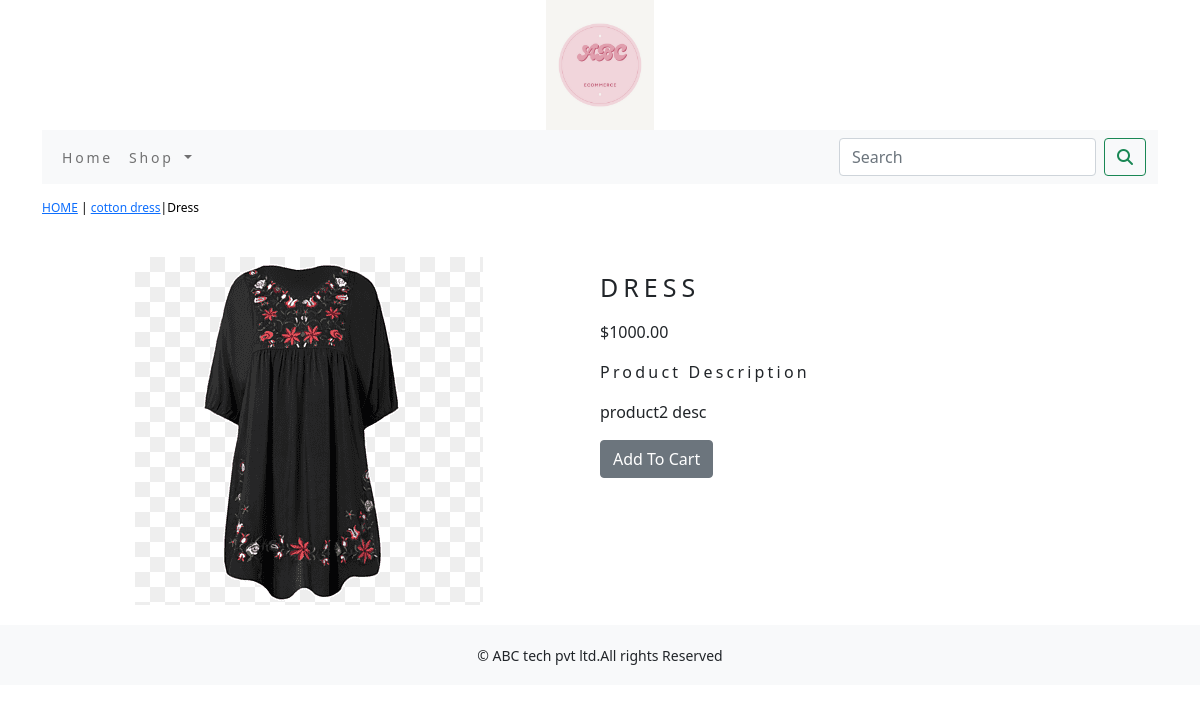
Screenshot of /shop/cotton-dress/product2/ with the database file from the repository.
### shop/models.py (models this page shows, shortened)
class Product(models.Model):
    name=models.CharField(max_length=250,unique=True)
    slug=models.SlugField(max_length=250,unique=True)
    description=models.TextField(blank=True)
    price=models.DecimalField(max_digits=10,decimal_places=2)
    category=models.ForeignKey(Category,on_delete=models.CASCADE)
    image = models.ImageField(upload_to='product', blank=True)
    stock=models.IntegerField()
    available=models.BooleanField(default=True)
    created=models.DateTimeField(auto_now_add=True)
    updated=models.DateTimeField(auto_now=True)
    class Meta:
        ordering=('name',)
        verbose_name='product'
        verbose_name_plural='products'

class Category(models.Model):
    name=models.CharField(max_length=250,unique=True)
    slug=models.SlugField(max_length=250,unique=True)
    description=models.TextField(blank=True)
    image=models.ImageField(upload_to='category',blank=True)
    class Meta:
        ordering=('name',)
        verbose_name='category'
        verbose_name_plural='categories'
    def get_url(self):
        return reverse('shop:products_by_category',args=[self.slug])
    def __str__(self):
        return '{}'.format(self.name)

### shop/views.py (the view)
# urls.py: path('<slug:c_slug>/<slug:product_slug>/',views.proDetail,name='prodCatdetail')
def proDetail(request,c_slug,product_slug):
    try:
        product=Product.objects.get(category__slug=c_slug,slug=product_slug)
    except Exception as e:
        raise e
    return render(request,'product.html',{'product':product})

### cart/context_processors.py (called while the page is built)
def counter(request):
    item_count=0
    if 'admin' in request.path:
        return {}
    else:
        try:
            cart=Cart.objects.filter(cart_id=_cart_id(request))
            car_items=CartItem.objects.all().filter(cart=cart[:1])
            for cart_items in car_items:
                item_count += cart_items.quantity
        except Cart.DoesNotExist:
            item_count =0
    return dict(item_count=item_count)

### cart/views.py (called while the page is built)
def _cart_id(request):
    cart=request.session.session_key
    if not cart:
        cart=request.session.create()
    return cart

### shop/context_processors.py (called while the page is built)
def menu_links(request):
    links=Category.objects.all()
    return dict(links=links)

### templates/product.html (shortened to what this page needs)
{% extends 'base.html' %}
{% load static %}
{% block content %}
<div class="row my_prod_row_class">
    <div class="mx_auto">
        <p><a href="{% url 'shop:allProdCat' %}">HOME</a> | <a href="{{product.category.get_url}}">{{product.category}}</a>|{{product.name}} </p>
    </div>
    <div class="container">
</div>
<br>
<div class="row">
    <div class="col-12 col-sm-12 col-md-12 col-lg-6 text-center">
        <div style="min-width:18rem">
            <img src="{{product.image.url}}" alt="{{product.name}}">
        </div>
    </div>
        <div class="col-12 col-sm-12 col-md-12 col-lg-6 ">
            <div>
            <h1 class="my_prod_title">{{product.name}}</h1>
            <p>${{product.price}}</p>
            <p class="my_title">Product Description</p>
            <p class="text-justify my_prod_text">{{product.description}}</p>
            {% if product.stock <= 0 %}
            <p class="text-justify my_prod_text"><b> OUT OF STOCK</b></p>
            {% else %}
            <a class="btn btn-secondary" href="{% url 'cart:add_cart' product.id %}">Add To Cart</a>
            {% endif %}
        </div>
    </div>
</div>
</div>
</div>
{% endblock %}

### static/css/custom.css (style rules this page uses)
body { font-family: 'Roboto', sans-serif; }
.my_title { font-size:16px; text_transform:uppercase; letter-spacing:.2em; }
.my_prod_row_class { padding-top:15px; padding-bottom:20px; }
.my_prod_row_class .mx_auto { color:#000; font-size:12px; text-decoration:none; }
.my_prod_title { font-size:25px; text-transform:uppercase; letter-spacing:.2em; padding-top:15px; padding-bottom:10px; }
.my_prod_text { padding-right:20px; }

### rows the page displays
Product: category "cotton dress", name "Dress", image (picture), name "DRESS", price "1000.00", description "product2 desc"
